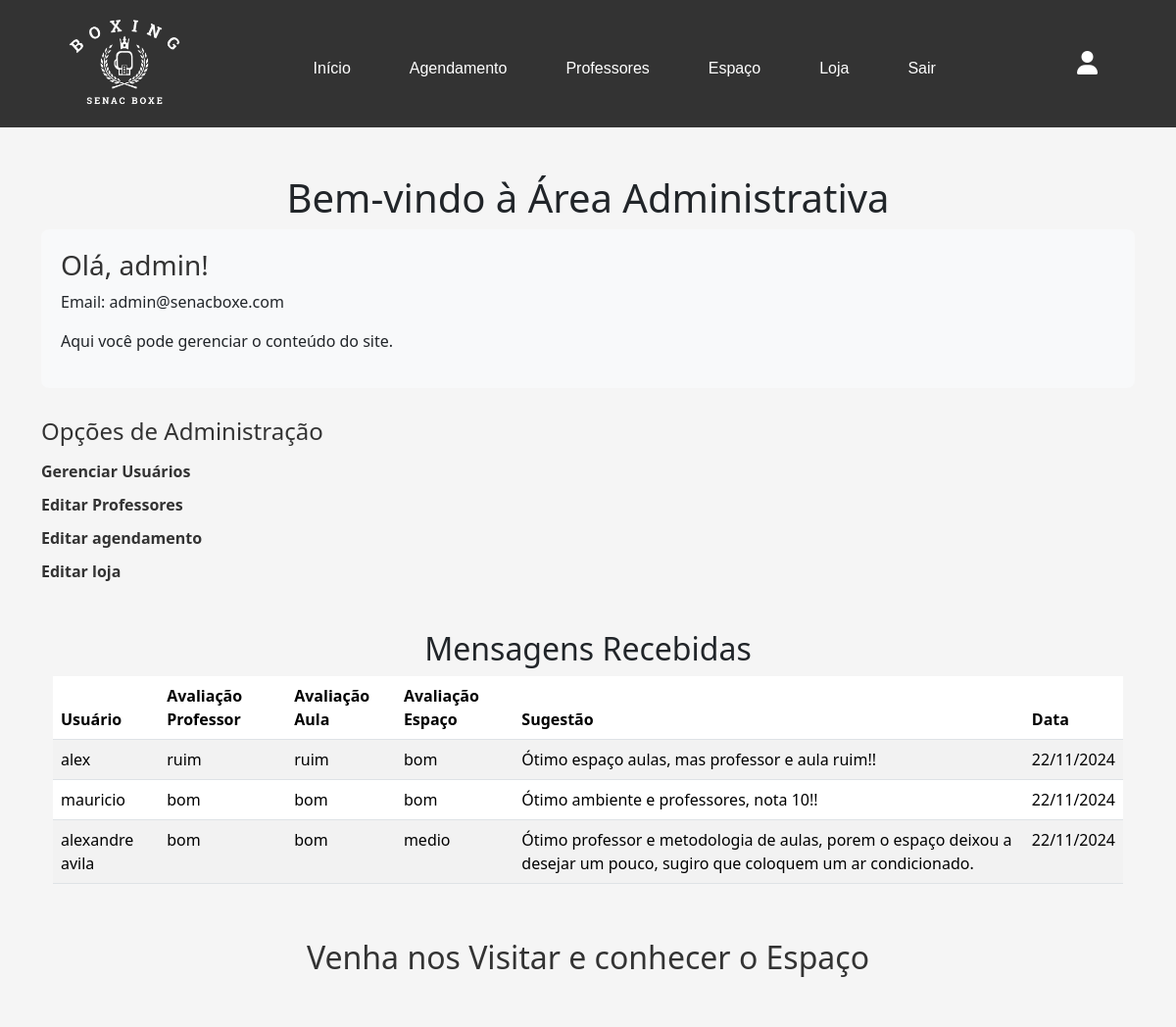
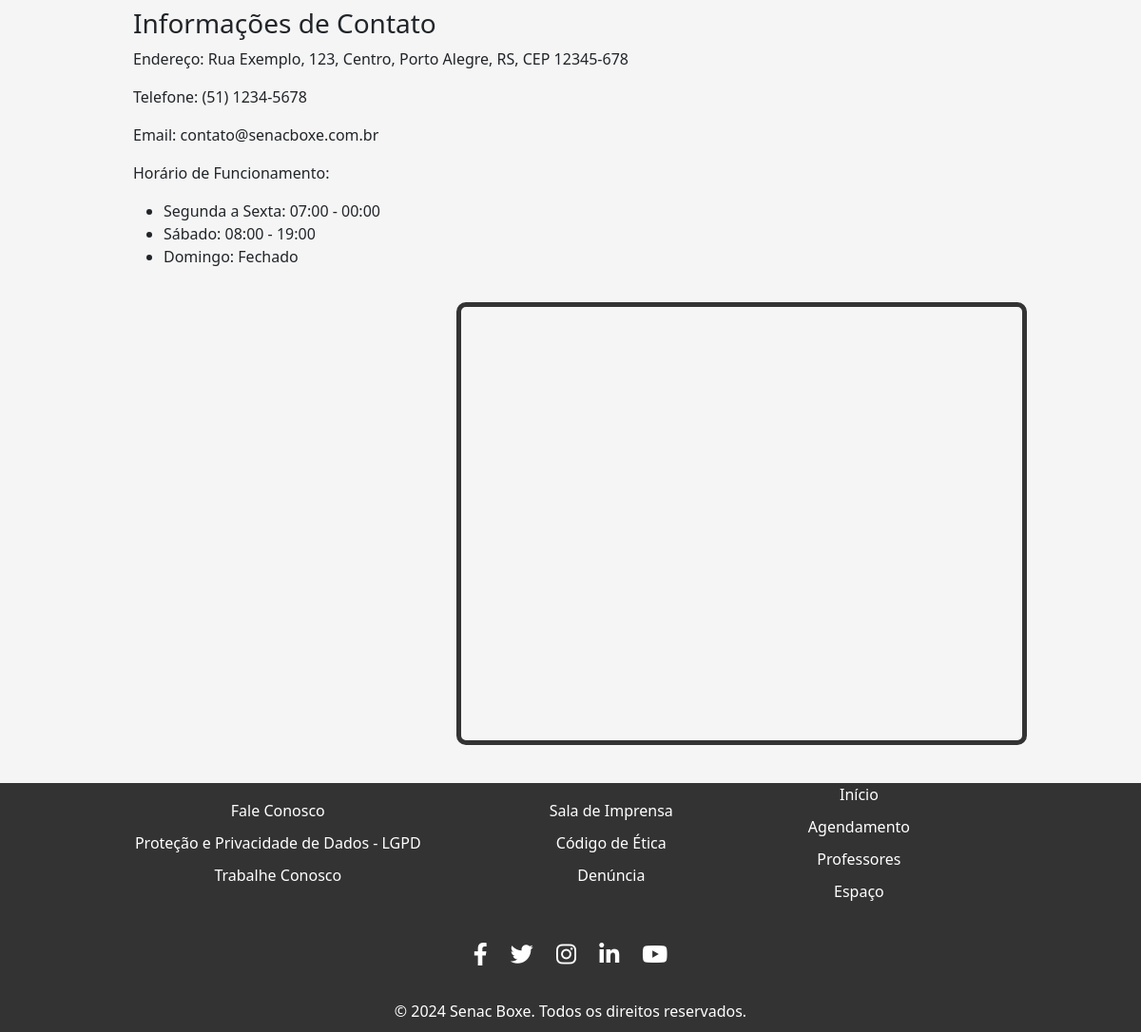
Screenshot of /academia/paginas/administrativo.php (signed in) with the database file from the repository (2 pictures, top to bottom).
### tables this page shows
CREATE TABLE `mensagens` (
  `id` int(11) NOT NULL,
  `usuario_id` int(11) DEFAULT NULL,
  `avaliacao_professor` varchar(20) NOT NULL,
  `avaliacao_aula` varchar(20) NOT NULL,
  `avaliacao_espaco` varchar(20) NOT NULL,
  `sugestao` text DEFAULT NULL,
  `data_criacao` timestamp NOT NULL DEFAULT current_timestamp()
);

CREATE TABLE `usuarios` (
  `id` int(11) NOT NULL,
  `nome` varchar(100) NOT NULL,
  `email` varchar(100) NOT NULL,
  `senha` varchar(255) NOT NULL,
  `nivel_acesso_id` int(11) DEFAULT 3,
  `data_criacao` timestamp NOT NULL DEFAULT current_timestamp(),
  `foto` varchar(255) DEFAULT NULL
);

### academia/paginas/administrativo.php (the view, shortened to what this page needs)
<?php
require_once '../banco/conexao.php';
$usuario_nome = $_SESSION['usuario_nome'];
$usuario_email = $_SESSION['usuario_email'];
?>
<!DOCTYPE html>
<html lang="pt-br">
<head>
  <link href="https://cdn.jsdelivr.net/npm/bootstrap@5.3.3/dist/css/bootstrap.min.css" rel="stylesheet">
  <link rel="stylesheet" href="https://cdnjs.cloudflare.com/ajax/libs/font-awesome/6.0.0-beta3/css/all.min.css">
  <link rel="stylesheet" href="../CSS/administrativo.css">
  <link rel="stylesheet" href="../CSS/menu.css">
</head>
<body>
  <header>
    <div id="nav">
      <nav id="menu">
        <img src="../Imagens/boxeLogo.png" alt="Logo" class="logo">
        <ul>
          <li><a href="index.php">Início</a></li>
          <li><a href="agendamento.php">Agendamento</a></li>
          <li><a href="professores.php">Professores</a></li>
          <li><a href="espaco.php">Espaço</a></li>
          <li><a href="compras.php">Loja</a></li>
          <li><a href="logout.php">Sair</a></li>
        </ul>
        <a href="login.php" class="login-icon"><i class="fas fa-user"></i></a>
      </nav>
    </div>
  </header>
  <main class="container">
    <h1 class="text-center mt-5">Bem-vindo à Área Administrativa</h1>
    <div class="admin-info">
      <h3>Olá, <?php echo $usuario_nome; ?>!</h3>
      <p>Email: <?php echo $usuario_email; ?></p>
      <p>Aqui você pode gerenciar o conteúdo do site.</p>
    </div>
    <div class="admin-options">
      <h4>Opções de Administração</h4>
      <ul>
        <li><a href="gerenciar-usuarios.php">Gerenciar Usuários</a></li>
        <li><a href="editar-professores.php">Editar Professores</a></li>
        <li><a href="editar-agendamentos.php">Editar agendamento</a></li>
        <li><a href="editar-loja.php?id=1">Editar loja</a></li>
      </ul>
    </div>
    <div class="container mt-5">
      <h2 class="text-center">Mensagens Recebidas</h2>
      <div class="table-responsive">
        <table class="table table-striped">
          <thead>
            <tr>
              <th>Usuário</th>
              <th>Avaliação Professor</th>
              <th>Avaliação Aula</th>
              <th>Avaliação Espaço</th>
              <th>Sugestão</th>
              <th>Data</th>
            </tr>
          </thead>
          <tbody>
            <?php
            $sql = "SELECT mensagens.*, usuarios.nome AS usuario_nome
                                FROM mensagens
                                JOIN usuarios ON mensagens.usuario_id = usuarios.id
                                ORDER BY mensagens.data_criacao DESC";
            $result = $conn->query($sql);
            if ($result->num_rows > 0) {
              while ($row = $result->fetch_assoc()) {
                echo "<tr>
                              <td>{$row['usuario_nome']}</td>
                              <td>{$row['avaliacao_professor']}</td>
                              <td>{$row['avaliacao_aula']}</td>
                              <td>{$row['avaliacao_espaco']}</td>
                              <td>" . htmlspecialchars($row['sugestao']) . "</td>
                              <td>" . date('d/m/Y', strtotime($row['data_criacao'])) . "</td>
                          </tr>";
              }
            } else {
              echo "<tr><td colspan='7'>Nenhuma mensagem encontrada.</td></tr>";
            }
            ?>
          </tbody>
        </table>
      </div>
    </div>
  </main>
  <?php require('mapa.php'); ?>
  <?php require('footer.php'); ?>
</body>
</html>

### academia/CSS/administrativo.css (style rules this page uses)
.admin-info { background-color: #f8f9fa; padding: 20px; border-radius: 8px; margin-bottom: 30px; }
.admin-info h3 { color: #333; }
.admin-options h4 { color: #333; margin-bottom: 15px; }
.admin-options ul { list-style: none; padding: 0; }
.admin-options li { margin-bottom: 10px; }
.admin-options a { text-decoration: none; color: #333; font-weight: bold; }

### academia/CSS/menu.css (style rules this page uses)
* { margin: 0; padding: 0; }
body { background-color: whitesmoke; }
#nav { margin: 0% auto; width: 90%; }
header { background-color: #333; }
#menu { display: flex; align-items: center; justify-content: space-between; width: 100%; padding: 10px; height: 130px; background-color: #333; font-family: Arial, Helvetica, sans-serif; }
#menu .logo { height: 100px; width: auto; }
#menu ul { list-style: none; display: flex; gap: 20px; margin: 0; padding: 0; flex-grow: 1; justify-content: center; }
#menu ul li { margin: 0 15px; }
#menu ul li a:visited, #menu ul li a:link { padding: 15px 5px; padding-bottom: 3px; display: inline-block; text-align: center; text-decoration: none; background-color: #333; color: #fff; border-bottom: 2px solid transparent; transition: border-bottom 0.3s; }
.login-icon { color: #fff; font-size: 24px; text-decoration: none; padding: 6px 10px; border-bottom: none; transition: none; }

### rows the page displays
mensagens: usuario.nome "alex", avaliacao_professor "ruim", avaliacao_aula "ruim", avaliacao_espaco "bom", sugestao "Ótimo espaço aulas, mas professor e aula ruim!!", data_criacao "22/11/2024"
mensagens: usuario.nome "mauricio", avaliacao_professor "bom", avaliacao_aula "bom", avaliacao_espaco "bom", sugestao "Ótimo ambiente e professores, nota 10!!", data_criacao "22/11/2024"
mensagens: usuario.nome "alexandre avila", avaliacao_professor "bom", avaliacao_aula "bom", avaliacao_espaco "medio", sugestao "Ótimo professor e metodologia de aulas, porem o espaço deixou a desejar um pouco, sugiro que coloquem um ar condicionado.", data_criacao "22/11/2024"

### other values shown
$usuario_nome "admin"
$usuario_email "admin@senacboxe.com"
